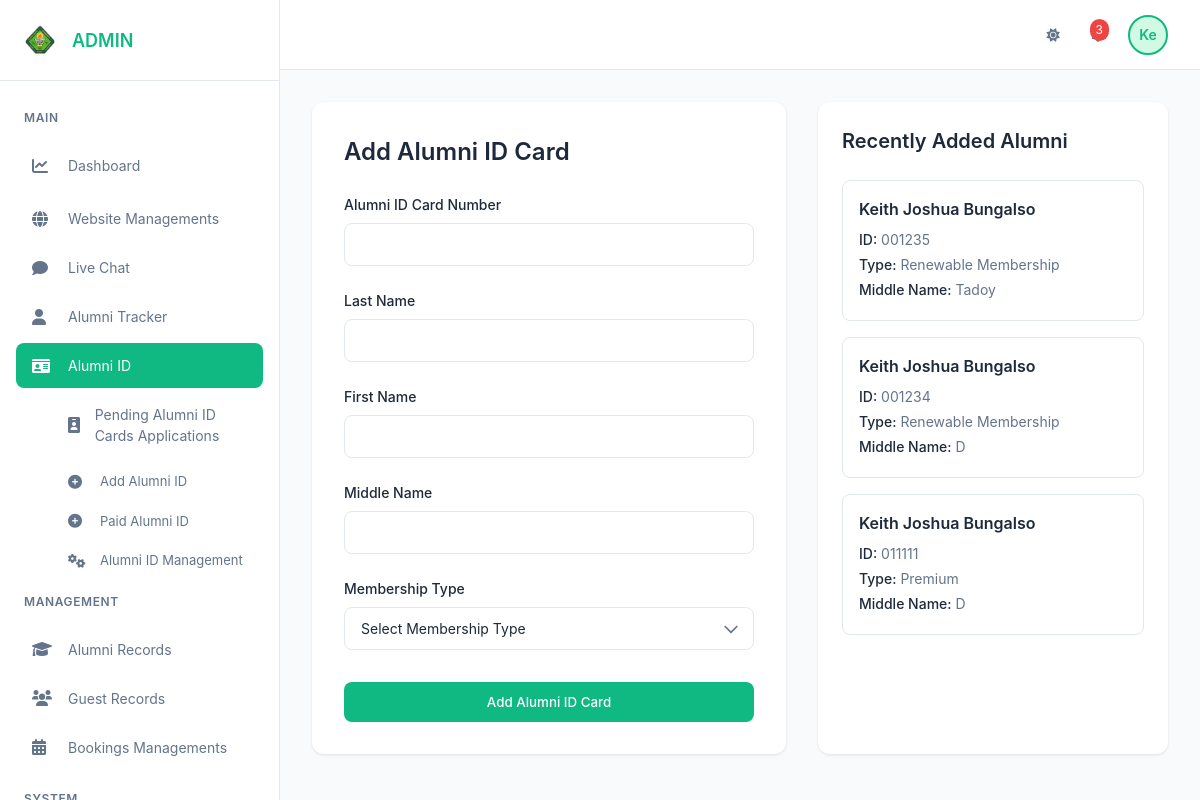
Before: /Dashboard.php?section=alumni-id (signed in) with the older database file.
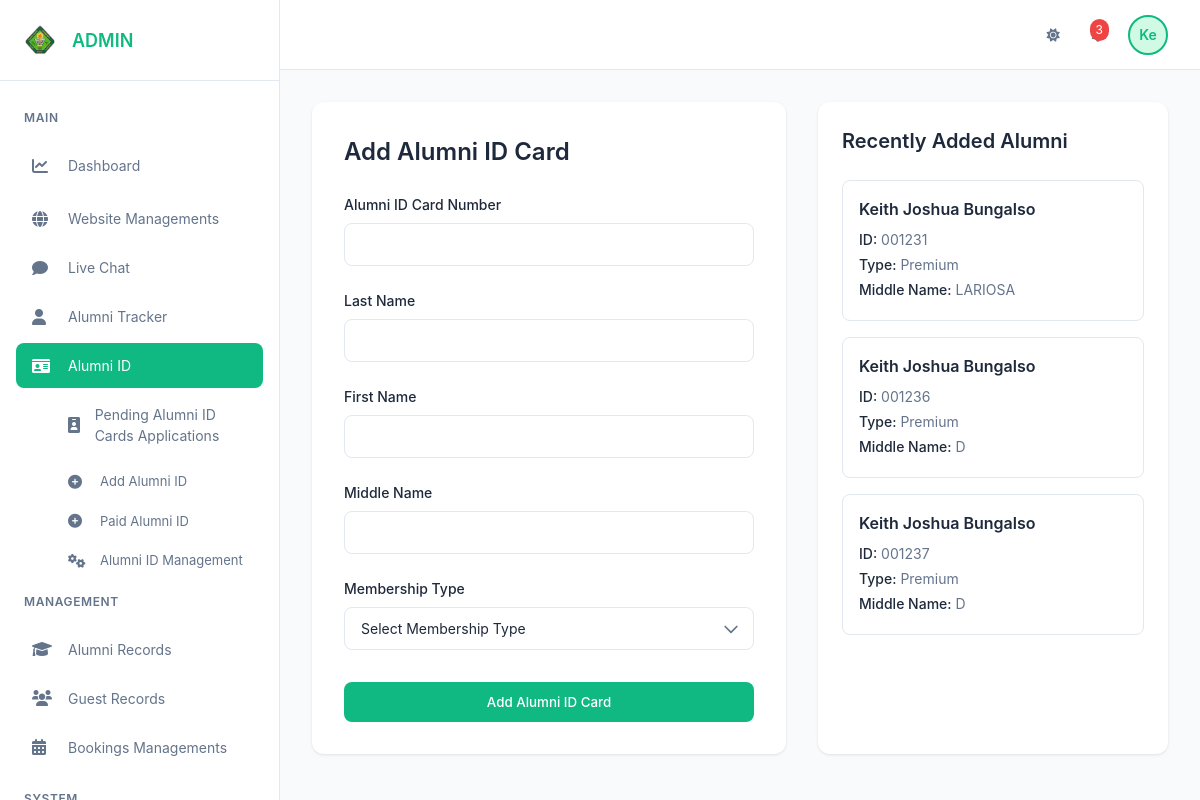
After: the same page with the newer database file.
### tables this page shows
CREATE TABLE `alumni` (
  `alumni_id` int(11) NOT NULL,
  `alumni_id_card_no` varchar(255) NOT NULL,
  `last_name` varchar(255) NOT NULL,
  `first_name` varchar(255) NOT NULL,
  `middle_name` varchar(255) DEFAULT NULL,
  `membership_type` varchar(255) NOT NULL,
  `verify` enum('used','unused') DEFAULT 'unused'
);

### admin/alumni/alumni-id-card.php (the view, shortened to what this page needs)
<?php
require_once 'main_db.php';
$recent_alumni_sql = "SELECT alumni_id, alumni_id_card_no, last_name, first_name, middle_name, membership_type, verify
                     FROM alumni
                     ORDER BY alumni_id DESC
                     LIMIT 3";
$recent_alumni_result = $mysqli->query($recent_alumni_sql);
?>
<!DOCTYPE html>
<html lang="en">
<head>
</head>
<body>
<div class="alumni-container">
    <div class="alumni-id-form-container">
        <h2 class="alumni-id-form-title">Add Alumni ID Card</h2>
        <form method="POST" action="" class="alumni-id-form">
            <div class="alumni-id-form-group">
                <label class="alumni-id-form-label" for="alumni_id_card_no">Alumni ID Card Number</label>
                <input type="text" id="alumni_id_card_no" name="alumni_id_card_no" class="alumni-id-form-input" required>
            </div>
            <div class="alumni-id-form-group">
                <label class="alumni-id-form-label" for="last_name">Last Name</label>
                <input type="text" id="last_name" name="last_name" class="alumni-id-form-input" required>
            </div>
            <div class="alumni-id-form-group">
                <label class="alumni-id-form-label" for="first_name">First Name</label>
                <input type="text" id="first_name" name="first_name" class="alumni-id-form-input" required>
            </div>
            <div class="alumni-id-form-group">
                <label class="alumni-id-form-label" for="middle_name">Middle Name</label>
                <input type="text" id="middle_name" name="middle_name" class="alumni-id-form-input">
            </div>
            <div class="alumni-id-form-group">
                <label class="alumni-id-form-label" for="membership_type">Membership Type</label>
                <select id="membership_type" name="membership_type" class="alumni-id-form-input" required>
                    <option value="">Select Membership Type</option>
                </select>
            </div>
            <button type="submit" class="alumni-id-submit-btn">Add Alumni ID Card</button>
        </form>
    </div>
    <div class="alumni-history-container">
        <h2 class="alumni-history-title">Recently Added Alumni</h2>
        <?php if ($recent_alumni_result && $recent_alumni_result->num_rows > 0): ?>
            <?php while ($row = $recent_alumni_result->fetch_assoc()): ?>
                <div class="alumni-history-card">
                    <h3><?php echo htmlspecialchars($row['first_name']) . ' ' . htmlspecialchars($row['last_name']); ?></h3>
                    <p><strong>ID:</strong> <?php echo htmlspecialchars($row['alumni_id_card_no']); ?></p>
                    <p><strong>Type:</strong> <?php echo htmlspecialchars($row['membership_type']); ?></p>
                    <?php if ($row['middle_name']): ?>
                        <p><strong>Middle Name:</strong> <?php echo htmlspecialchars($row['middle_name']); ?></p>
                    <?php endif; ?>
                </div>
            <?php endwhile; ?>
        <?php else: ?>
            <div class="alumni-history-empty">
                <p>No alumni records found</p>
            </div>
        <?php endif; ?>
    </div>
</div>
</body>
</html>

Changed rows visible on the page:
removed alumni: first_name "Keith Joshua", last_name "Bungalso", alumni_id_card_no "001235", membership_type "Renewable Membership", middle_name "Tadoy"
removed alumni: first_name "Keith Joshua", last_name "Bungalso", alumni_id_card_no "001234", membership_type "Renewable Membership", middle_name "D"
removed alumni: first_name "Keith Joshua", last_name "Bungalso", alumni_id_card_no "011111", membership_type "Premium", middle_name "D"
added alumni: first_name "Keith Joshua", last_name "Bungalso", alumni_id_card_no "001231", membership_type "Premium", middle_name "LARIOSA"
added alumni: first_name "Keith Joshua", last_name "Bungalso", alumni_id_card_no "001236", membership_type "Premium", middle_name "D"
added alumni: first_name "Keith Joshua", last_name "Bungalso", alumni_id_card_no "001237", membership_type "Premium", middle_name "D"
